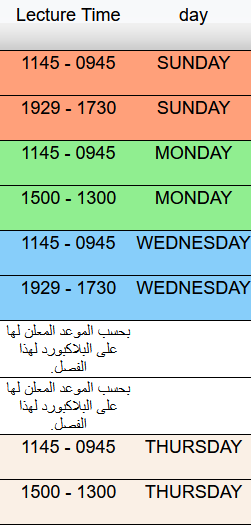
#> input picture newImg/1.png, 251 x 526 px; its folder holds only this picture in this run
$ python readImg.py
#> lines starting #> are read from the running program, lines starting #| are printed output that depends on the picture
import cv2
import pytesseract
import csv
import os


path_to_images = r'newImg/'

def addsomething(word):
    StartTime = ""
    for i in range(0, 4):
        if i < 2:
            StartTime += word[i]
        elif i == 2:
            StartTime += ":" + word[i]
        else:
            StartTime += word[i]
    return StartTime


for root, dirs, file_names in os.walk(path_to_images):
    #Iterate over each file_name in the folder
    Header = ["Subject", "Start date", "Start time", "End Date", "End Time"]
    fullList = []
    for file_name in file_names:
        #Open image with PIL
        img = cv2.imread(path_to_images + file_name)
#> img is the input picture: shape (526, 251, 3); mean B, G, R 190.1, 205.6, 196.3
        gray = cv2.cvtColor(img, cv2.COLOR_BGR2GRAY)
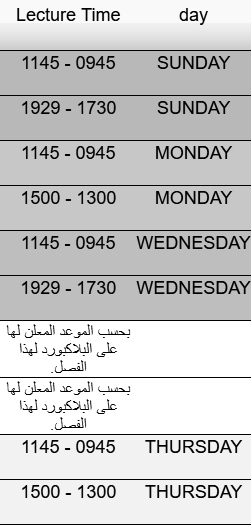
#> gray: shape (526, 251); min 0, max 255, mean 201.1
        thresh = cv2.threshold(gray, 0, 255, cv2.THRESH_BINARY_INV + cv2.THRESH_OTSU)[1]
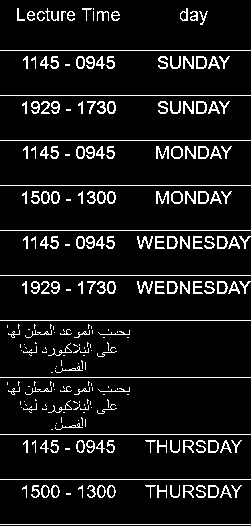
#> thresh: shape (526, 251); 8.5% white in thin lines or dots
#> (the run stopped early here; a loop or call above may not have finished)
